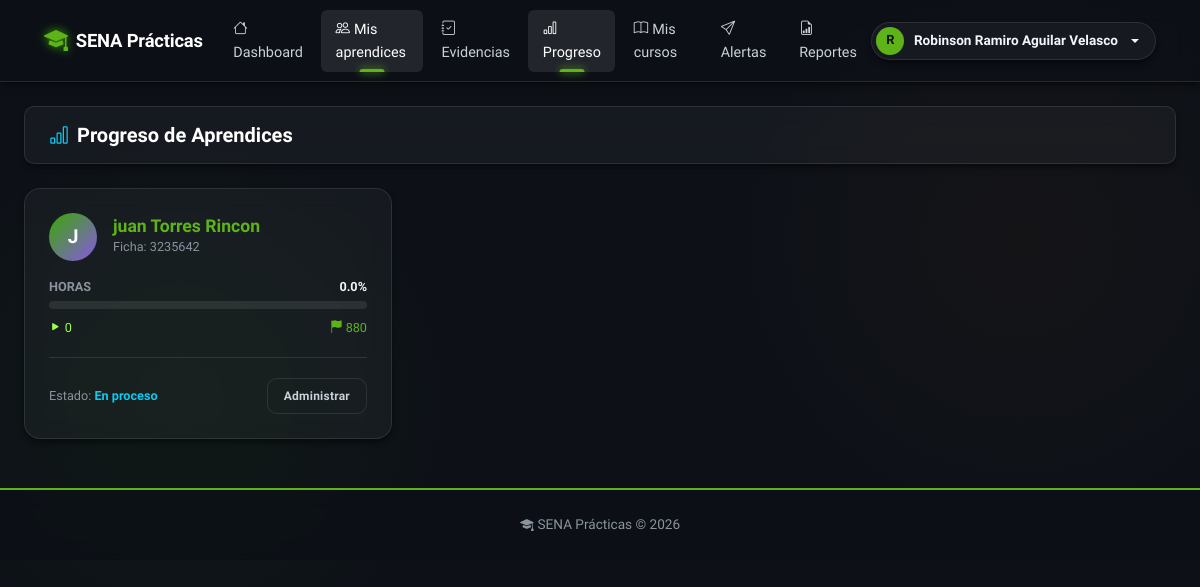
The app's page /instructor/progreso (signed in) with its own data.
### app/models/usuario.py (models this page shows, shortened)
class Usuario(db.Model, UserMixin):
    __tablename__ = 'usuario'
    id_usuario       = db.Column(db.Integer, primary_key=True)
    tipo_documento   = db.Column(db.String(20))
    numero_documento = db.Column(db.String(30))
    nombres          = db.Column(db.String(100), nullable=False)
    apellidos        = db.Column(db.String(100), nullable=False)
    correo           = db.Column(db.String(100), unique=True, nullable=False)
    telefono         = db.Column(db.String(20))
    password_hash    = db.Column(db.String(255), nullable=False)
    estado           = db.Column(db.Boolean, default=True)
    fecha_creacion   = db.Column(db.DateTime, default=lambda: datetime.now(timezone.utc))
    roles            = db.relationship('UsuarioRol', back_populates='usuario')
    instructor       = db.relationship('Instructor', back_populates='usuario', uselist=False)
    aprendiz         = db.relationship('Aprendiz', back_populates='usuario', uselist=False)
    historial        = db.relationship('HistorialCambios', back_populates='usuario')
    notificaciones   = db.relationship('Notificacion', back_populates='usuario')

### app/models/aprendiz.py (models this page shows)
class Aprendiz(db.Model):
    __tablename__ = 'aprendiz'
    id_aprendiz      = db.Column(db.Integer, primary_key=True)
    id_usuario       = db.Column(db.Integer, db.ForeignKey('usuario.id_usuario'), unique=True, nullable=False)
    id_empresa       = db.Column(db.Integer, db.ForeignKey('empresa.id_empresa'), nullable=True)
    ficha            = db.Column(db.String(30))
    estado_practica  = db.Column(db.String(30), default='En proceso')
    horas_requeridas = db.Column(db.Integer, default=0)
    horas_cumplidas  = db.Column(db.Integer, default=0)
    usuario          = db.relationship('Usuario', back_populates='aprendiz')
    empresa          = db.relationship('Empresa', backref='aprendices')
    cursos           = db.relationship('CursoAprendiz', back_populates='aprendiz')
    evidencias       = db.relationship('Evidencia', back_populates='aprendiz')
    progreso         = db.relationship('ProgresoAprendiz', back_populates='aprendiz')
    backup           = db.relationship('AprendizBackup', back_populates='aprendiz', uselist=False)

### app/routes/instructor.py (the view)
@bp.route('/progreso')
@login_required
@role_required('instructor')
def progreso_aprendices():
    aprendices = _aprendices_del_instructor()
    datos = []
    for ap in aprendices:
        pct = 0
        if ap.horas_requeridas:
            pct = round((ap.horas_cumplidas or 0) / ap.horas_requeridas * 100, 1)
        datos.append({'aprendiz': ap, 'pct': pct})
    return render_template('instructor/progreso_aprendices.html', datos=datos)

### app/routes/instructor.py (called while the page is built)
def _get_instructor():
    return current_user.instructor

def _aprendices_del_instructor():
    inst = _get_instructor()
    if not inst:
        return []
    ids_cursos = [ci.id_curso for ci in inst.cursos]
    if not ids_cursos:
        return []
    ids_aprendiz = db.session.query(CursoAprendiz.id_aprendiz).filter(
        CursoAprendiz.id_curso.in_(ids_cursos)
    ).distinct().all()
    ids_aprendiz = [r[0] for r in ids_aprendiz]
    return Aprendiz.query.filter(Aprendiz.id_aprendiz.in_(ids_aprendiz)).all()

### app/utils.py (called while the page is built)
def role_required(*roles):
    def decorator(f):
        @wraps(f)
        def decorated(*args, **kwargs):
            if not current_user.is_authenticated:
                flash('Inicia sesión para continuar.', 'warning')
                return redirect(url_for('auth.login'))
            user_roles = {ur.rol.nombre.lower() for ur in current_user.roles}
            required = {r.lower() for r in roles}
            if not user_roles.intersection(required):
                flash('No tienes permiso para acceder a esa sección.', 'danger')
                return abort(403)
            return f(*args, **kwargs)
        return decorated
    return decorator

### app/templates/instructor/progreso_aprendices.html (shortened to what this page needs)
{% extends 'base.html' %}
{% block content %}
<div class="page-toolbar">
  <h2 class="m-0" style="font-size: 1.25rem; font-weight: 600;"><i class="bi bi-bar-chart text-info me-2"></i>Progreso de Aprendices</h2>
</div>
<div class="row g-4">
  {% if datos %}
    {% for item in datos %}
      {% set ap = item.aprendiz %}
      {% set pct = item.pct %}
      <div class="col-md-6 col-lg-4">
        <div class="lib-card h-100 position-relative {% if pct >= 100 %}border-success{% endif %}" style="{% if pct >= 100 %}box-shadow: 0 0 15px rgba(63,185,80,0.15);{% endif %}">
          <div class="lib-card-body">
            <div class="d-flex align-items-center gap-3 mb-3">
              <div class="avatar" style="width: 48px; height: 48px; border-radius: 50%; background: linear-gradient(135deg, var(--accent-cyan), var(--accent-purple)); display: flex; align-items: center; justify-content: center; font-size: 1.2rem; font-weight: 700; color: #fff;">
                {{ ap.usuario.nombres[0] | upper }}
              </div>
              <div>
                <h5 class="mb-0 text-primary" style="font-size: 1.1rem; font-weight: 600;">{{ ap.usuario.nombres }} {{ ap.usuario.apellidos }}</h5>
                <small class="text-muted d-block">Ficha: {{ ap.ficha or 'No asignada' }}</small>
              </div>
            </div>
            <div class="mb-3">
              <div class="d-flex justify-content-between mb-1">
                <span class="small text-muted text-uppercase fw-bold">Horas</span>
                <span class="small fw-bold">{{ pct }}%</span>
              </div>
              <div class="progress" style="height: 8px; background: var(--bg-hover);">
              </div>
              <div class="d-flex justify-content-between mt-2 small">
                <span class="text-success"><i class="bi bi-play-fill"></i> {{ ap.horas_cumplidas or 0 }}</span>
                <span class="text-primary"><i class="bi bi-flag-fill"></i> {{ ap.horas_requeridas or 0 }}</span>
              </div>
            </div>
            <div class="lib-divider"></div>
            <div class="d-flex justify-content-between align-items-center">
              <span class="small text-muted">Estado:
                <span class="fw-bold
                  {% if ap.estado_practica == 'Aprobado' %}text-success
                  {% elif ap.estado_practica == 'Reprobado' %}text-danger
                  {% else %}text-info{% endif %}">
                  {{ ap.estado_practica }}
                </span>
              </span>
              <a href="{{ url_for('instructor.aprendices') }}" class="btn btn-outline-secondary btn-sm" style="font-size: 0.75rem;">Administrar</a>
            </div>
          </div>
        </div>
      </div>
    {% endfor %}
  {% endif %}
</div>
{% endblock %}

### app/templates/base.html (shortened to what this page needs)
<!DOCTYPE html>
<html lang="es">
<head>
  <link rel="stylesheet" href="{{ url_for('static', filename='bootstrap/css/bootstrap.min.css') }}">
  <link rel="stylesheet" href="https://cdn.jsdelivr.net/npm/bootstrap-icons@1.11.3/font/bootstrap-icons.min.css">
  <link rel="stylesheet" href="{{ url_for('static', filename='biblioteca.css') }}">
</head>
<body class="biblioteca-body">
{% if current_user.is_authenticated %}
<nav class="navbar biblioteca-nav navbar-expand-lg">
  <div class="container-fluid px-4">
    <a class="navbar-brand" href="{{ url_for('auth.landing') }}">
      <i class="bi bi-mortarboard-fill brand-icon"></i>
      SENA Prácticas
    </a>
    <div class="collapse navbar-collapse" id="navMain">
      <ul class="navbar-nav me-auto gap-1">
        {% set rol = namespace(nombre='') %}
        {% for ur in current_user.roles %}
          {% if ur.rol.nombre == 'superusuario' %}{% set rol.nombre = 'superusuario' %}
          {% elif ur.rol.nombre == 'instructor' and rol.nombre != 'superusuario' %}{% set rol.nombre = 'instructor' %}
          {% elif ur.rol.nombre == 'aprendiz' and rol.nombre == '' %}{% set rol.nombre = 'aprendiz' %}
          {% endif %}
        {% endfor %}
        {% if rol.nombre == 'aprendiz' %}
          <li class="nav-item"><a class="nav-link {% if request.endpoint == 'aprendiz.dashboard' %}active{% endif %}"
            href="{{ url_for('aprendiz.dashboard') }}"><i class="bi bi-house me-1"></i>Dashboard</a></li>
          <li class="nav-item"><a class="nav-link {% if 'evidencias_subir' in request.endpoint %}active{% endif %}"
            href="{{ url_for('aprendiz.evidencias_subir') }}"><i class="bi bi-upload me-1"></i>Subir evidencias</a></li>
          <li class="nav-item"><a class="nav-link {% if 'progreso' in request.endpoint %}active{% endif %}"
            href="{{ url_for('aprendiz.progreso') }}"><i class="bi bi-graph-up me-1"></i>Mi progreso</a></li>
          <li class="nav-item"><a class="nav-link {% if 'informacion' in request.endpoint %}active{% endif %}"
            href="{{ url_for('aprendiz.informacion') }}"><i class="bi bi-person-lines-fill me-1"></i>Mi información</a></li>
          <li class="nav-item"><a class="nav-link {% if 'notificaciones' in request.endpoint %}active{% endif %}"
            href="{{ url_for('aprendiz.notificaciones') }}"><i class="bi bi-bell me-1"></i>Notificaciones</a></li>
          <li class="nav-item"><a class="nav-link {% if 'mis_evidencias' in request.endpoint %}active{% endif %}"
            href="{{ url_for('aprendiz.mis_evidencias') }}"><i class="bi bi-folder2-open me-1"></i>Mis evidencias</a></li>
        {% elif rol.nombre == 'instructor' %}
          <li class="nav-item"><a class="nav-link {% if request.endpoint == 'instructor.dashboard' %}active{% endif %}"
            href="{{ url_for('instructor.dashboard') }}"><i class="bi bi-house me-1"></i>Dashboard</a></li>
          <li class="nav-item"><a class="nav-link {% if 'aprendices' in request.endpoint %}active{% endif %}"
            href="{{ url_for('instructor.aprendices') }}"><i class="bi bi-people me-1"></i>Mis aprendices</a></li>
          <li class="nav-item"><a class="nav-link {% if 'revisar' in request.endpoint %}active{% endif %}"
            href="{{ url_for('instructor.revisar_evidencias') }}"><i class="bi bi-journal-check me-1"></i>Evidencias</a></li>
          <li class="nav-item"><a class="nav-link {% if 'progreso_aprendices' in request.endpoint %}active{% endif %}"
            href="{{ url_for('instructor.progreso_aprendices') }}"><i class="bi bi-bar-chart me-1"></i>Progreso</a></li>
          <li class="nav-item"><a class="nav-link {% if 'mis_cursos' in request.endpoint %}active{% endif %}"
            href="{{ url_for('instructor.mis_cursos') }}"><i class="bi bi-book me-1"></i>Mis cursos</a></li>
          <li class="nav-item"><a class="nav-link {% if 'alertas' in request.endpoint %}active{% endif %}"
            href="{{ url_for('instructor.alertas') }}"><i class="bi bi-send me-1"></i>Alertas</a></li>
          <li class="nav-item"><a class="nav-link {% if 'reportes' in request.endpoint %}active{% endif %}"
            href="{{ url_for('instructor.reportes') }}"><i class="bi bi-file-earmark-bar-graph me-1"></i>Reportes</a></li>
        {% endif %}
      </ul>
      <div class="dropdown">
        <a class="nav-user-pill dropdown-toggle" data-bs-toggle="dropdown" href="#" id="userDropdown">
          <span class="avatar">{{ current_user.nombres[0] | upper }}</span>
          {{ current_user.nombres }} {{ current_user.apellidos }}
        </a>
          {% set icon_color = 'var(--accent-amber)' %}
          {% if rol.nombre == 'superusuario' %}{% set icon_color = 'var(--accent-purple)' %}
          {% elif rol.nombre == 'instructor' %}{% set icon_color = 'var(--accent-green)' %}
          {% endif %}
          {% set icon_style = 'style="color: ' ~ icon_color ~ '; font-size: 0.5rem;"' %}
      </div>
    </div>
  </div>
</nav>
{% endif %}
<main class="{% if current_user.is_authenticated %}container-fluid px-4 py-4{% endif %}">
  {% block content %}{% endblock %}
</main>
{% if current_user.is_authenticated %}
<footer class="biblioteca-footer text-center mt-4">
  <div class="container">
    <span><i class="bi bi-mortarboard-fill me-1"></i>SENA Prácticas &copy; {{ moment().year if moment else 2026 }}</span>
  </div>
</footer>
{% endif %}
</body>
</html>

### records on screen
Usuario: nombres "R", nombres "Robinson Ramiro", apellidos "Aguilar Velasco"
Usuario: usuario "J", usuario.nombres "juan", usuario.apellidos "Torres Rincon"
Aprendiz: ficha "3235642", horas_cumplidas "0", horas_requeridas "880", estado_practica "En proceso"

### other values on screen
{{ pct }} "0.0"
{{ moment().year if moment else 2026 }} "2026"
